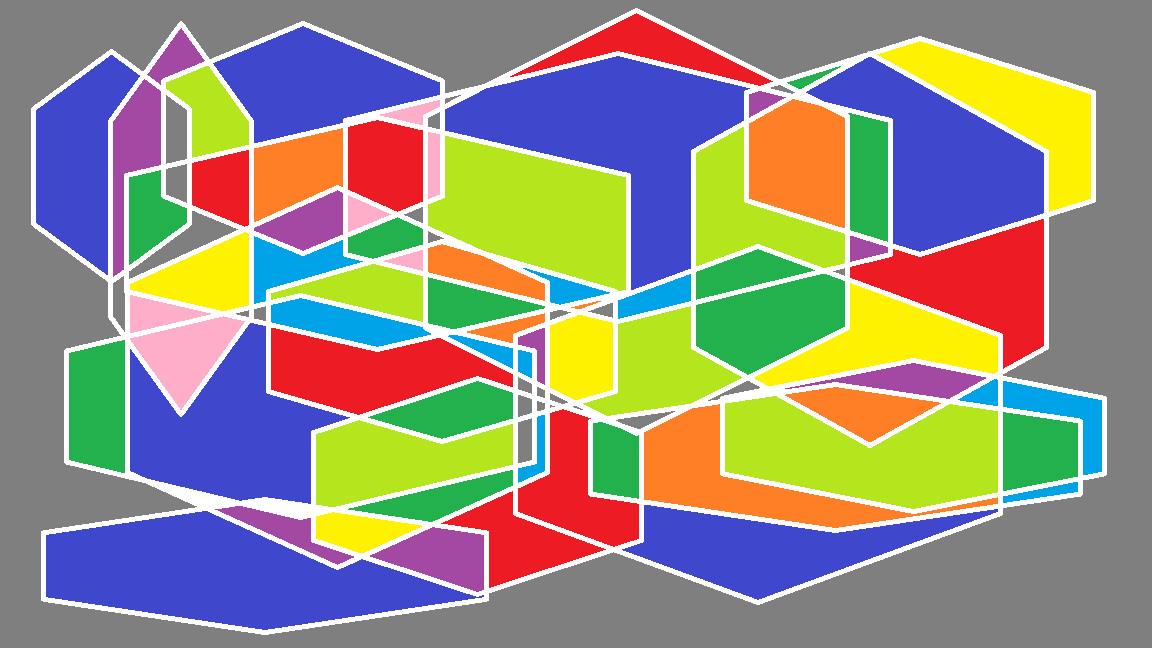
#> input picture Abstracto.png, 1152 x 648 px
$ python tareaUri.py
#> lines starting #> are read from the running program, lines starting #| are printed output that depends on the picture
import numpy as np
import cv2
import os
from matplotlib import pyplot as plt

def conversion(imagen):
    img = imagen.astype(np.float32) / 255.0

    R = img[:, :, 0]
    G = img[:, :, 1]
    B = img[:, :, 2]

    Y  =  0.299  * R + 0.587  * G + 0.114  * B
    Cb = -0.1687 * R - 0.3313 * G + 0.5    * B + 0.5
    Cr =  0.5    * R - 0.4187 * G - 0.0813 * B + 0.5

    Y  = np.clip(Y * 255, 0, 255)
    Cb = np.clip(Cb * 255, 0, 255)
    Cr = np.clip(Cr * 255, 0, 255)

    ycbcr = np.stack([Y, Cb, Cr], axis=2).astype(np.uint8)
    return ycbcr

imagen = cv2.imread("Abstracto.png", 1)
#> imagen is the input picture: shape (648, 1152, 3); mean B, G, R 129.7, 142.9, 148.5
print(imagen.shape)
#| (648, 1152, 3)
imagen = cv2.cvtColor(imagen, cv2.COLOR_BGR2RGB)

resultado = conversion(imagen)

cv2.imwrite('resultado_ycbcr.jpg', cv2.cvtColor(resultado, cv2.COLOR_RGB2BGR))
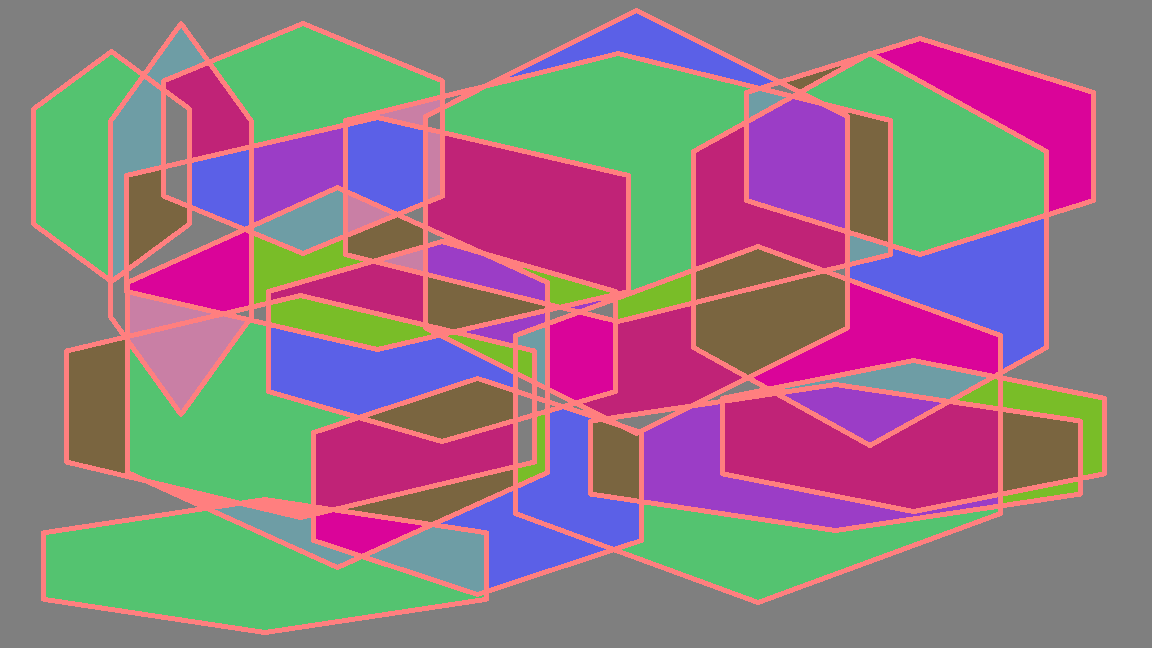
#> saved as resultado_ycbcr.jpg: shape (648, 1152, 3); mean B, G, R 131, 119.6, 142.8
#plt.imshow(resultado)
#plt.show
conversion(resultado)
#> in conversion (call 2), `Y  =  0.299  * R + 0.587  * G + 0.114  * B`:
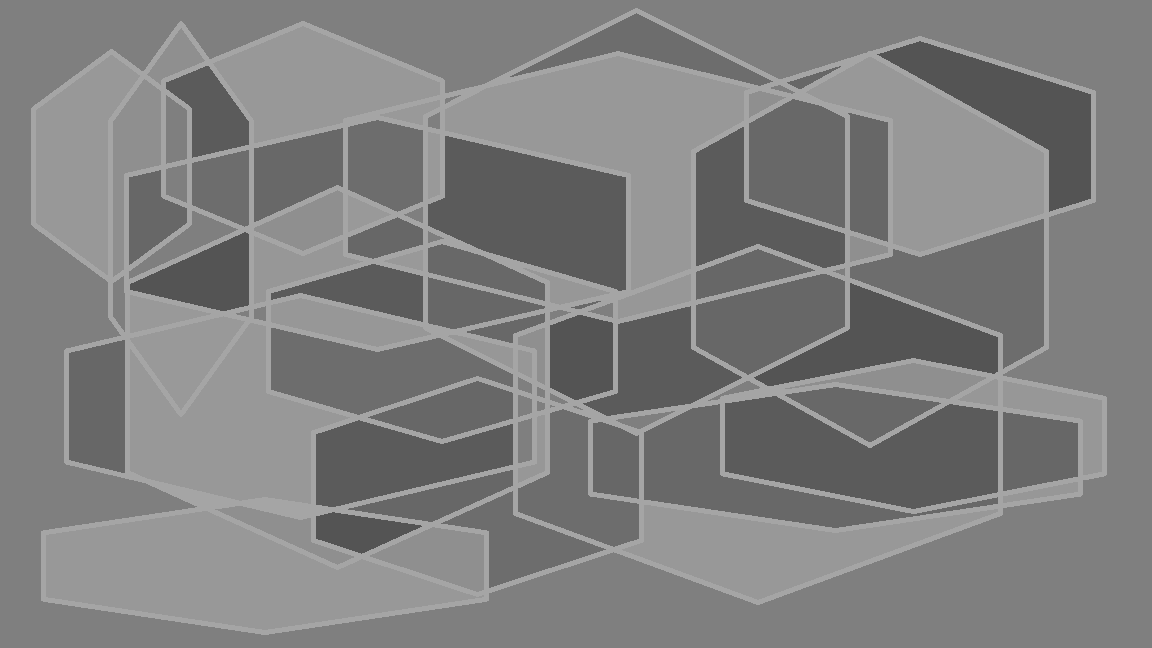
#> Y: shape (648, 1152) float32; min 0.333, max 0.648, mean 0.501
#> in conversion (call 2), `Cb = -0.1687 * R - 0.3313 * G + 0.5    * B + 0.5`:
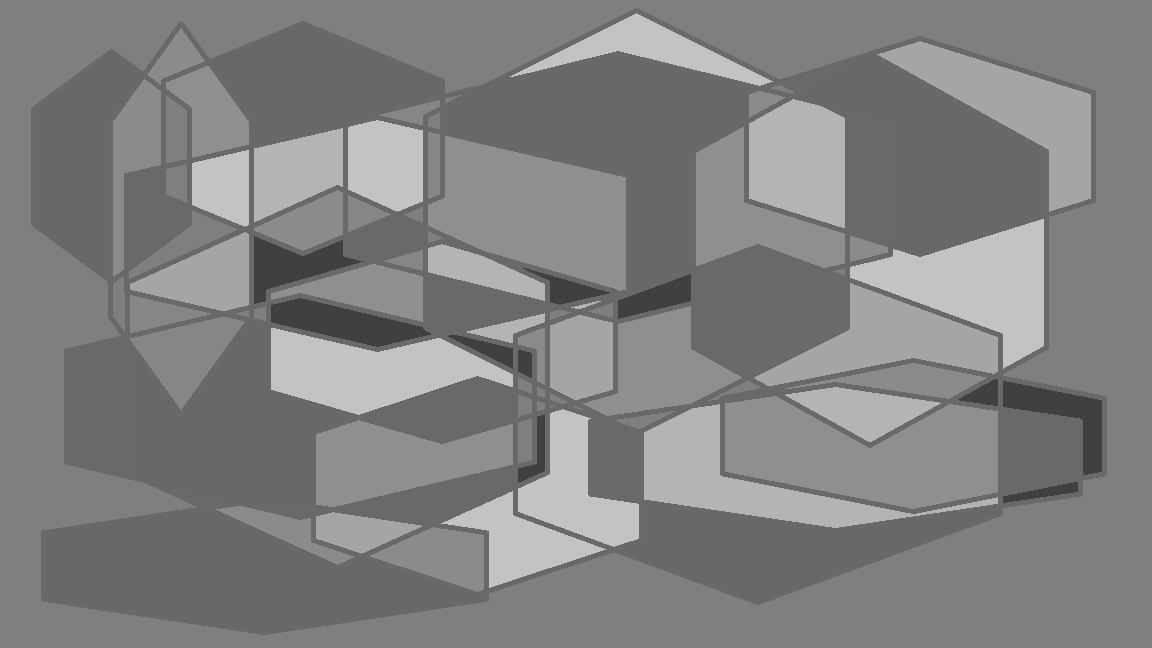
#> Cb: shape (648, 1152) float32; min 0.253, max 0.768, mean 0.507
#> in conversion (call 2), `Cr =  0.5    * R - 0.4187 * G - 0.0813 * B + 0.5`:
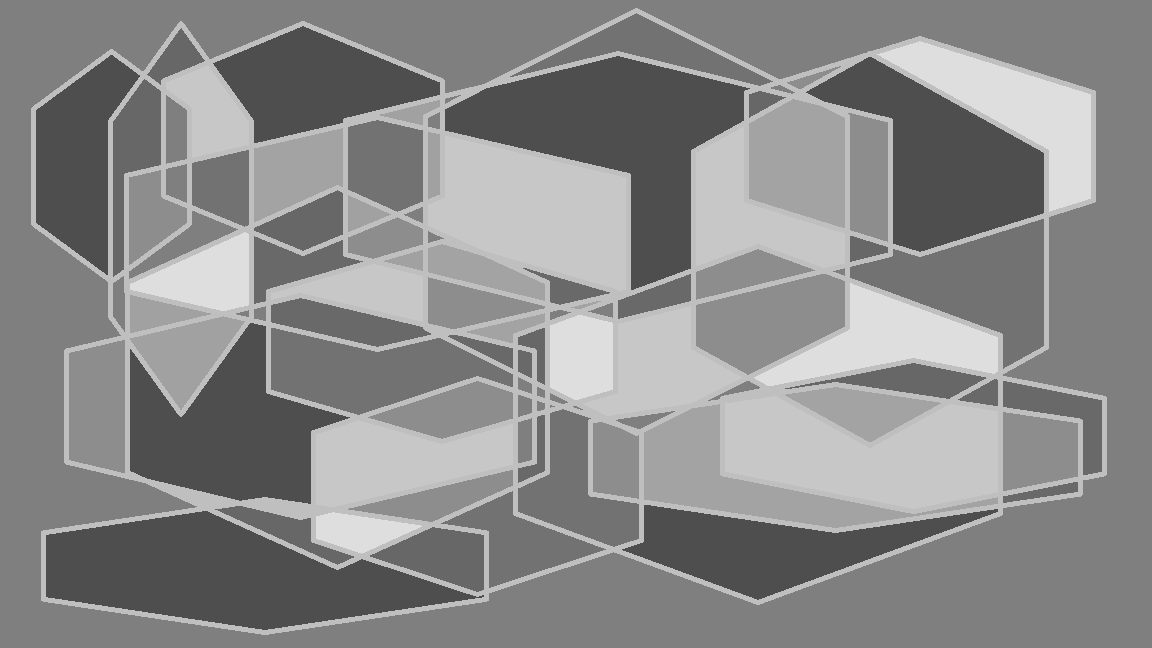
#> Cr: shape (648, 1152) float32; min 0.309, max 0.872, mean 0.542
#> in conversion (call 2), `ycbcr = np.stack([Y, Cb, Cr], axis=2).astype(np.uint8)`:
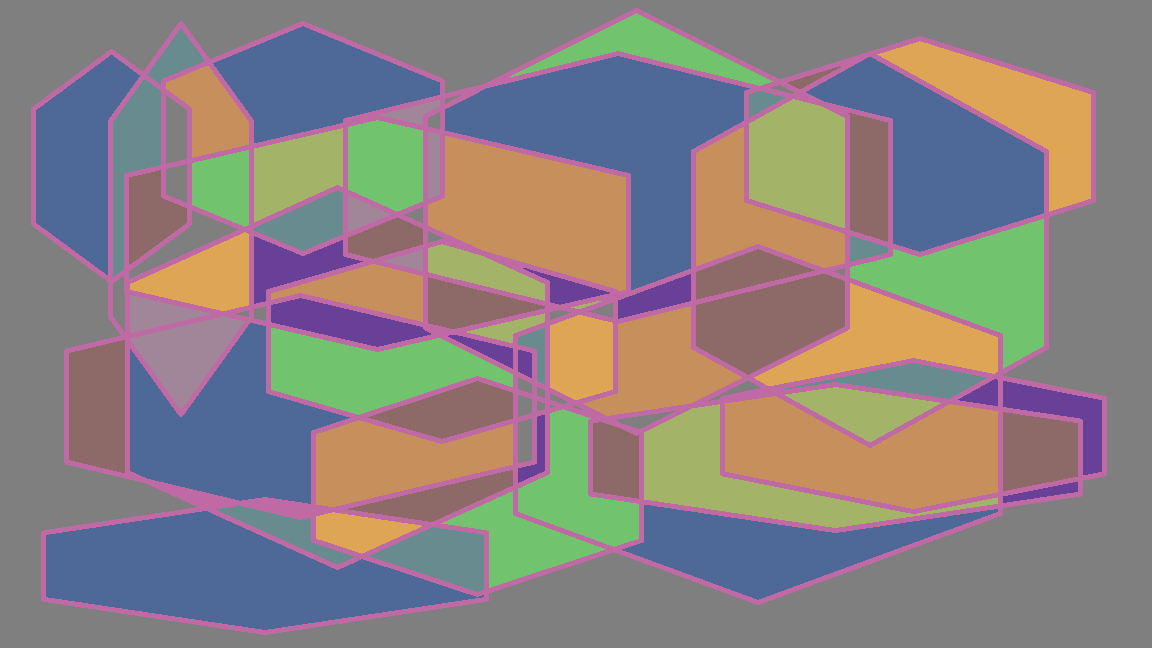
#> ycbcr: shape (648, 1152, 3); mean of channels 0, 1, 2 127.5, 128.7, 137.8; drawn as B, G, R
